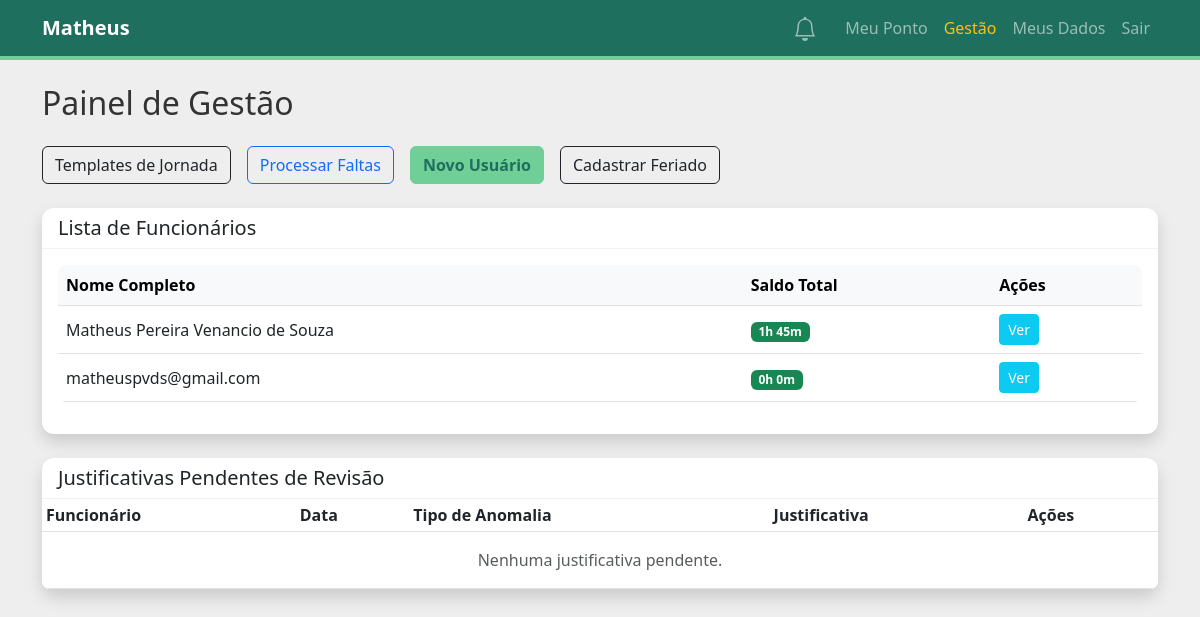
The app's page /management (signed in) with its own data.
### src/domain/model.py (models this page shows, shortened)
class User:
    @property
    def is_profile_complete(self) -> bool:
        return self.profile.is_complete()
    @property
    def unread_notifications_count(self) -> int:
        return sum(1 for n in self.notifications if not n.is_read)
    @property
    def total_balance(self) -> int:
        if not self.work_schedule:
            return 0
        def delta(t1, t2):
            return int((datetime.combine(date.min, t2) - datetime.combine(date.min, t1)).total_seconds() / 60)
        expected_daily = (delta(self.work_schedule.expected_arrival, self.work_schedule.expected_lunch_start) +
                          delta(self.work_schedule.expected_lunch_end, self.work_schedule.expected_departure))
        balance = 0
        for p in self.time_entries:
            if p.status == PontoStatus.MISSING:
                balance -= expected_daily
            elif p.status == PontoStatus.JUSTIFIED:
                continue # Assuming full credit
            else:
                balance += (p.worked_minutes - expected_daily)
        return balance

@dataclass
class WorkSchedule:
    user_id: int
    expected_arrival: time
    expected_lunch_start: time
    expected_lunch_end: time
    expected_departure: time
    tolerance_minutes: int = 15
    schedule_id: Optional[int] = None

@dataclass
class DailyPonto:
    user_id: int
    entry_date: date
    arrival: Optional[time] = None
    lunch_start: Optional[time] = None
    lunch_end: Optional[time] = None
    departure: Optional[time] = None
    location_data: str = "" # Formato: "Chegada: ... | Almoço: ..."
    status: PontoStatus = PontoStatus.ON_TIME
    justification: Optional[str] = None
    ponto_id: Optional[int] = None
    arrival_late: bool = False
    lunch_start_late: bool = False
    lunch_end_late: bool = False
    departure_early: bool = False
    @property
    def worked_minutes(self) -> int:
        def delta(t1, t2):
            if not t1 or not t2: return 0
            return int((datetime.combine(date.min, t2) - datetime.combine(date.min, t1)).total_seconds() / 60)
        morning = delta(self.arrival, self.lunch_start)
        afternoon = delta(self.lunch_end, self.departure)
        return morning + afternoon

### src/entrypoints/flask_app.py (the view)
@app.route("/management")
@login_required
def management_panel():
    if current_user.role not in ["manager", "admin"]:
        flash("Acesso restrito.", "danger")
        return redirect(url_for("dashboard"))
    uow = SqlAlchemyUnitOfWork()
    with uow:
        employees = services.get_all_employees(uow)
        return render_template("manager_dashboard.html", employees=employees, today=date.today())

### src/adapters/repository.py (called while the page is built)
    def get_user_by_id(self, user_id: int) -> Optional[User]:
        return self.session.query(User).filter_by(user_id=user_id).first()

    def list_employees(self) -> List[User]:
        return self.session.query(User).filter_by(role=UserRole.EMPLOYEE).all()

### src/domain/model.py (called while the page is built)
    def is_complete(self) -> bool:
        return all([
            self.registration_number,
            self.cpf,
            self.department,
            self.position,
            self.secretariat,
            self.full_name
        ])

### src/entrypoints/flask_app.py (called while the page is built)
@login_manager.user_loader
def load_user(user_id):
    uow = SqlAlchemyUnitOfWork()
    with uow:
        user = uow.users.get_user_by_id(int(user_id))
        if user:
            return AuthenticatedUser(user)
    return None

@app.context_processor
def inject_notifications():
    if current_user.is_authenticated:
        uow = SqlAlchemyUnitOfWork()
        with uow:
            user = uow.users.get_user_by_id(current_user.id)
            if user:
                notifs = [
                    {"message": n.message, "is_read": n.is_read, "created_at": n.created_at}
                    for n in user.notifications[:20]
                ]
                return {
                    "user_notifs": notifs,
                    "user_notifs_count": user.unread_notifications_count
                }
    return {"user_notifs": [], "user_notifs_count": 0}

### src/service_layer/services.py (called while the page is built)
def get_all_employees(uow: AbstractUnitOfWork) -> List[User]:
    with uow:
        return uow.users.list_employees()

### src/service_layer/unit_of_work.py (called while the page is built)
    def __enter__(self):
        return self

    def __exit__(self, *args):
        self.rollback()

    def __enter__(self):
        if self._nested_count == 0:
            self.session: Session = self.session_factory()
            self.users = SqlAlchemyRepository(self.session)
        self._nested_count += 1
        return super().__enter__()

    def __exit__(self, *args):
        self._nested_count -= 1
        if self._nested_count == 0:
            super().__exit__(*args)
            self.session.close()
        else:
            pass

    def rollback(self):
        self.session.rollback()

### src/entrypoints/templates/manager_dashboard.html (shortened to what this page needs)
{% extends "base.html" %}
{% block content %}
<div class="d-flex justify-content-between align-items-center mb-4">
    <h2 class="mb-0">Painel de Gestão</h2>
</div>
<div class="d-grid gap-2 mb-4 d-flex flex-wrap">
        <a href="{{ url_for('manage_journeys') }}" class="btn btn-outline-dark me-2">Templates de Jornada</a>
        <button class="btn btn-outline-primary me-2" data-bs-toggle="modal" data-bs-target="#missingModal">Processar Faltas</button>
        <a href="{{ url_for('register') }}" class="btn btn-success me-2">Novo Usuário</a>
        <button class="btn btn-outline-dark" data-bs-toggle="modal" data-bs-target="#holidayModal">Cadastrar Feriado</button>
</div>
<div class="card shadow mb-4">
    <div class="card-header bg-white">
        <h5 class="mb-0">Lista de Funcionários</h5>
    </div>
    <div class="card-body">
        <div class="table-responsive">
            <table class="table table-hover align-middle">
                <thead class="table-light">
                    <tr>
                        <th>Nome Completo</th>
                        <th>Saldo Total</th>
                        <th>Ações</th>
                    </tr>
                </thead>
                <tbody>
                    {% for employee in employees %}
                        <tr>
                            <td>{{ employee.profile.full_name or employee.email }}</td>
                            <td>
                                <span class="badge {{ 'bg-success' if employee.total_balance >= 0 else 'bg-danger' }}">
                                    {{ (employee.total_balance // 60) }}h {{ (employee.total_balance % 60)|abs }}m
                                </span>
                            </td>
                            <td>
                                <a href="{{ url_for('view_employee_logs', employee_id=employee.user_id) }}" class="btn btn-sm btn-info text-white">Ver</a>
                            </td>
                        </tr>
                    {% else %}
                        <tr>
                            <td colspan="3" class="text-center text-muted py-4">Nenhum funcionário cadastrado.</td>
                        </tr>
                    {% endfor %}
                </tbody>
            </table>
        </div>
    </div>
</div>
<div class="card shadow border-warning mb-4">
    <div class="card-header bg-warning text-dark">
        <h5 class="mb-0">Justificativas Pendentes de Revisão</h5>
    </div>
    <div class="card-body p-0">
        <div class="table-responsive">
            <table class="table table-sm align-middle mb-0">
                <thead>
                    <tr>
                        <th>Funcionário</th>
                        <th>Data</th>
                        <th>Tipo de Anomalia</th>
                        <th>Justificativa</th>
                        <th>Ações</th>
                    </tr>
                </thead>
                <tbody>
                    {% set pending_justs = namespace(found=false) %}
                    {% if not pending_justs.found %}
                        <tr>
                            <td colspan="5" class="text-center py-3 text-muted">Nenhuma justificativa pendente.</td>
                        </tr>
                    {% endif %}
                </tbody>
            </table>
        </div>
    </div>
</div>
{% endblock %}

### src/entrypoints/templates/base.html (shortened to what this page needs)
<!DOCTYPE html>
<html lang="pt-br">
<head>
    <link href="https://cdn.jsdelivr.net/npm/bootstrap@5.3.0/dist/css/bootstrap.min.css" rel="stylesheet">
    <link rel="stylesheet" href="{{ url_for('static', filename='style.css') }}">
</head>
<body>
    <nav class="navbar navbar-expand-lg navbar-dark mb-4">
        <div class="container">
            <a class="navbar-brand fw-bold" href="{{ url_for('index') }}">
                {% if current_user.is_authenticated %}
                    {% if current_user.full_name %}
                        {{ current_user.full_name.split()[0] }}
                    {% else %}
                        {{ current_user.email.split('@')[0] }}
                    {% endif %}
                {% else %}
                    BANCO DE EMPREGOS
                {% endif %}
            </a>
            <div class="collapse navbar-collapse" id="navbarNav">
                <div class="navbar-nav ms-auto align-items-center">
                    {% if current_user.is_authenticated %}
                        <div class="nav-item dropdown me-3">
                            <a class="nav-link position-relative p-1" href="#" id="notifDropdown" role="button" data-bs-toggle="modal" data-bs-target="#notifModal" onclick="markRead()">
                            </a>
                        </div>
                        <a class="nav-link" href="{{ url_for('dashboard') }}">Meu Ponto</a>
                        {% if current_user.role in ['manager', 'admin'] %}
                            <a class="nav-link text-warning" href="{{ url_for('management_panel') }}">Gestão</a>
                        {% endif %}
                        <a class="nav-link" href="{{ url_for('profile') }}">Meus Dados</a>
                        <a class="nav-link" href="{{ url_for('logout') }}">Sair</a>
                    {% else %}
                        <a class="nav-link" href="{{ url_for('login') }}">Login</a>
                    {% endif %}
                </div>
            </div>
        </div>
    </nav>
    <div class="container">
        {% block content %}{% endblock %}
    </div>
</body>
</html>

### src/entrypoints/static/style.css (style rules this page uses)
:root { --bg-color: #EEEEEE; --primary-mint: #6FCF97; --secondary-teal: #2FA084; --dark-accent: #1F6F5F; --text-dark: #333333; --white: #ffffff; }
body { background-color: var(--bg-color); color: var(--text-dark); font-family: 'Segoe UI', Tahoma, Geneva, Verdana, sans-serif; }
.navbar { background-color: var(--dark-accent) !important; border-bottom: 4px solid var(--primary-mint); }
.card { border: none; border-radius: 12px; background-color: var(--white); transition: transform 0.2s; }
.card-header { background-color: transparent !important; border-bottom: 1px solid rgba(0,0,0,0.05); font-weight: 600; }
.btn-success { background-color: var(--primary-mint); border-color: var(--primary-mint); color: var(--dark-accent); font-weight: 600; }
.table { background-color: var(--white); border-radius: 8px; overflow: hidden; }

### records on screen
User: full_name "Matheus"
User: profile "Matheus Pereira Venancio de Souza"
WorkSchedule: expected_arrival+expected_lunch_start+expected_lunch_end "1", (employee.total_balance%60)|abs "45"
User: profile "matheuspvds@gmail.com", email_notifications_enabled "0", (employee.total_balance%60)|abs "0"
